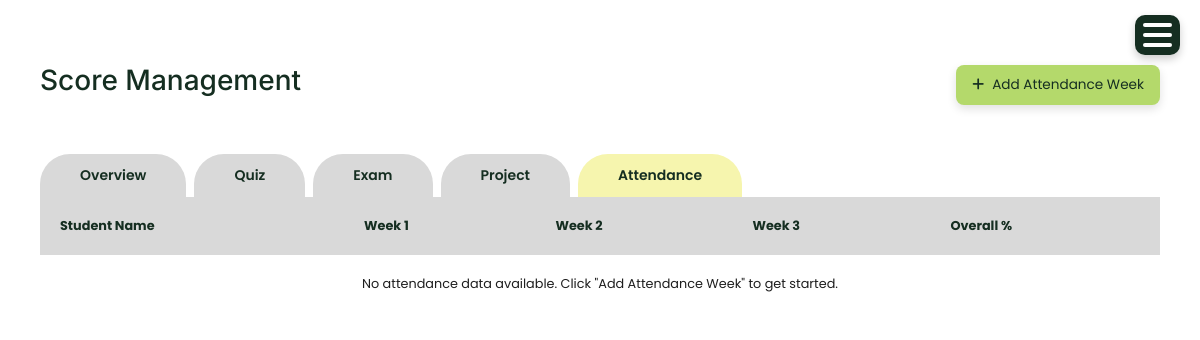
Before: /attendance/ (signed in) with the older database file.
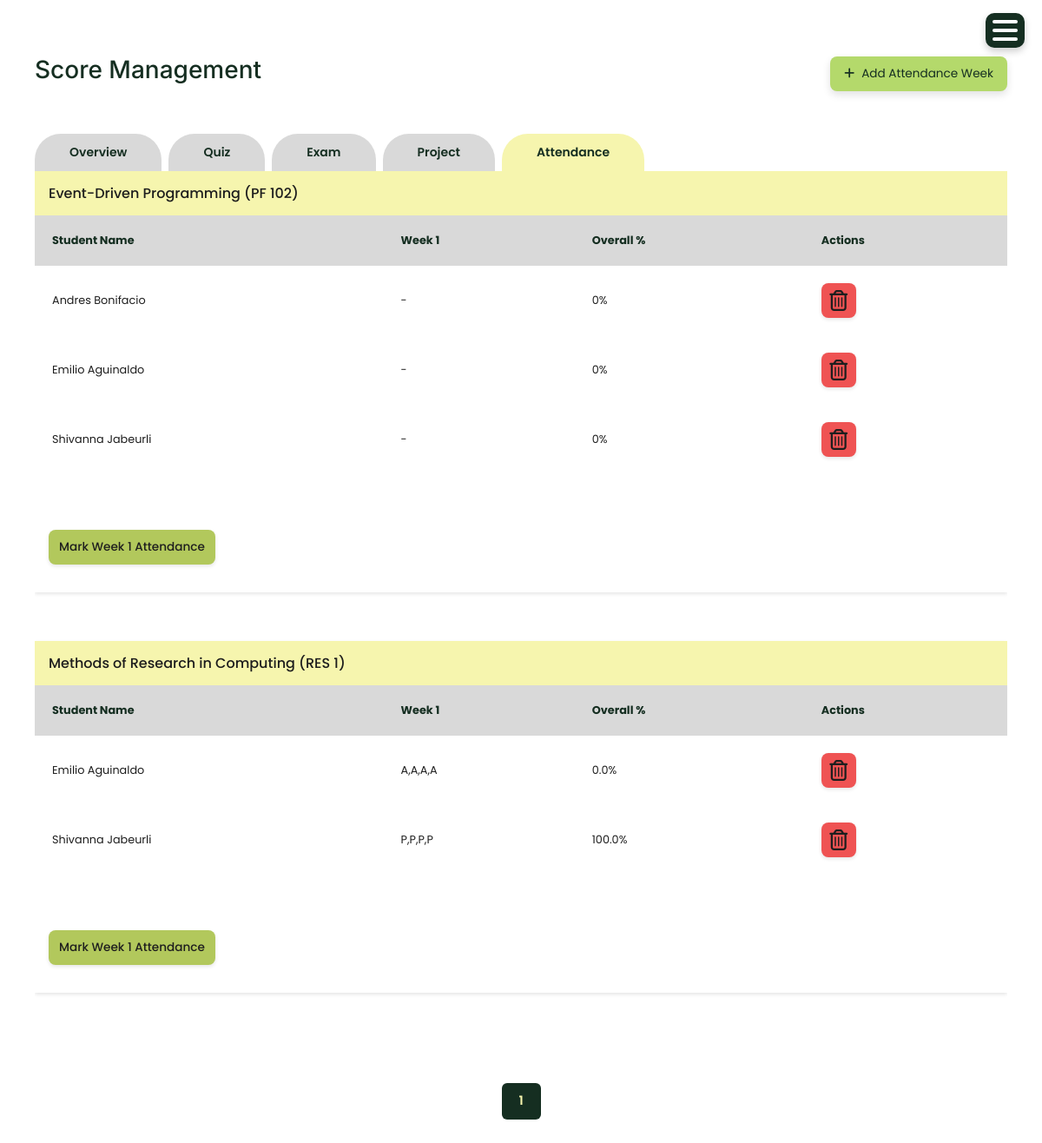
After: the same page with the newer database file.
### account/models.py (models this page shows, shortened)
class Subject(models.Model):
    code = models.CharField(max_length=20, default='DEFAULT_CODE')
    name = models.CharField(max_length=100)
    department = models.CharField(max_length=100)
    grade_level = models.CharField(max_length=10, choices=[
        ('Grade 7', 'Grade 7'),
        ('Grade 8', 'Grade 8'),
        ('Grade 9', 'Grade 9'),
        ('Grade 10', 'Grade 10')
    ], blank=True, null=True)
    status = models.CharField(max_length=10, choices=[('Active','Active'),('Inactive','Inactive')])

class WeeklyAttendanceSession(models.Model):
    subject = models.ForeignKey(Subject, on_delete=models.CASCADE, related_name='attendance_sessions')
    week_number = models.PositiveIntegerField()  # Week 1, Week 2, etc.
    week_start_date = models.DateField()
    week_end_date = models.DateField()
    sessions_per_week = models.PositiveIntegerField(default=4)  # Usually 4 sessions per week (M, T, W, Th)
    created_at = models.DateTimeField(auto_now_add=True)
    updated_at = models.DateTimeField(auto_now=True)
    class Meta:
        unique_together = ['subject', 'week_number']
        ordering = ['subject', 'week_number']

class StudentRecord(models.Model):
    STATUS_CHOICES = [
        ('active', 'Active'),
        ('inactive', 'Inactive'),
        ('graduated', 'Graduated'),
        ('transferred', 'Transferred'),
    ]
    SECTION_CHOICES = [
        ('Grade 7', 'Grade 7'),
        ('Grade 8', 'Grade 8'),
        ('Grade 9', 'Grade 9'),
        ('Grade 10', 'Grade 10'),
    ]
    GENDER_CHOICES = [
        ('Male', 'Male'),
        ('Female', 'Female'),
    ]
    student_id = models.PositiveIntegerField()
    fullname = models.CharField(max_length=100)
    grade_and_section = models.CharField(max_length=20, choices=SECTION_CHOICES, default='active')
    gender = models.CharField(max_length=20, choices=GENDER_CHOICES, default='active')
    age = models.PositiveIntegerField()
    address = models.CharField(max_length=200)
    parent = models.CharField(max_length=100)
    parent_contact = models.PositiveIntegerField()
    status = models.CharField(max_length=20, choices=STATUS_CHOICES, default='active')
    account_username = models.CharField(max_length=150, blank=True, null=True)

### account/views.py (the view, shortened to what this page needs)
# urls.py: path('attendance/', views.attendance, name='attendance'),
def attendance(request):
    subjects_with_sessions = Subject.objects.filter(
        attendance_sessions__isnull=False
    ).distinct().order_by('name')
    attendance_data = []
    for subject in subjects_with_sessions:
        assigned_subject = AssignedSubject.objects.filter(
            subject=subject,
            status='Active'
        ).first()
        if assigned_subject:
            grade_val = (assigned_subject.grade_level or '').strip()
            students_qs = StudentRecord.objects.filter(status='active')
            if grade_val:
                if ' - ' in grade_val or '-' in grade_val:
                    students_qs = students_qs.filter(grade_and_section__iexact=grade_val)
                else:
                    students_qs = students_qs.filter(grade_and_section__istartswith=grade_val)
            students = students_qs.order_by('fullname')
        else:
            students = StudentRecord.objects.filter(status='active').order_by('fullname')
        sessions = WeeklyAttendanceSession.objects.filter(subject=subject).order_by('week_number')
        weeks_list = list(sessions)
        student_rows = []
        for student in students:
            week_attendance = []
            overall_present = 0
            overall_total = 0
            for session in weeks_list:
                try:
                    record = WeeklyAttendanceRecord.objects.get(session=session, student=student)
                    sessions_list = [record.session_1, record.session_2, record.session_3, record.session_4]
                    present_count = sum(1 for s in sessions_list if s == 'P')
                    total_count = len([s for s in sessions_list if s and s != '-'])
                    week_percentage = round((present_count / total_count * 100), 2) if total_count > 0 else 0
                    summary = ','.join([s if s else '-' for s in sessions_list])
                    overall_present += present_count
                    overall_total += total_count
                    week_attendance.append({
                        'summary': summary,
                        'percentage': week_percentage,
                        'session_id': session.id
                    })
                except WeeklyAttendanceRecord.DoesNotExist:
                    week_attendance.append({
                        'summary': '-',
                        'percentage': 0,
                        'session_id': session.id
                    })
            overall_percentage = round((overall_present / overall_total * 100), 2) if overall_total > 0 else 0
            student_rows.append({
                'student': student,
                'week_attendance': week_attendance,
                'overall_percentage': overall_percentage
            })
        attendance_data.append({
            'subject': subject,
            'weeks': weeks_list,
            'student_rows': student_rows
        })
    page = request.GET.get('page', 1)
    per_page = 5  # Show 5 subjects per page to avoid screen overflow
    paginator = Paginator(attendance_data, per_page)
    try:
        page_obj = paginator.page(page)
    except:
        page_obj = paginator.page(1)
    return render(request, 'attendance.html', {
        'attendance_data': page_obj if page_obj else [],
        'page_obj': page_obj,
        'tab': 'attendance'
    })

### templates/attendance.html (shortened to what the changed rows need)
{% extends 'base.html' %}
{% load static %}
{% block content %}
<div class="container mt-4">
    <div class="user-folder-card">
        <div class="user-heading">
            <h2>Score Management</h2>
        </div>
        <div class="user-data-table">
            <div class="user-table-wrapper">
{% if attendance_data %}
    {% for data in page_obj %}
    <div class="mb-4">
        <h4>{{ data.subject.name }} ({{ data.subject.code }})</h4>
                            <div class="table-scroll">
                            <table class="user-table">
                                <thead>
                    <tr>
                        <th>Student Name</th>
                        {% for week in data.weeks %}
                            <th>Week {{ week.week_number }}</th>
                        {% endfor %}
                        <th>Overall %</th>
                        <th>Actions</th>
                    </tr>
                </thead>
                <tbody>
                    {% for row in data.student_rows %}
                    <tr>
                        <td>{{ row.student.fullname }}</td>
                        {% for week_att in row.week_attendance %}
                        <td>{{ week_att.summary }}</td>
                        {% endfor %}
                        <td>{{ row.overall_percentage }}%</td>
                        <td class="actions-cell">
                            <button type="button" class="btn-action-delete" onclick="if(confirm('Delete all attendance records for {{ row.student.fullname }}?')) deleteScores('attendance', {{ row.student.id }}, {{ data.subject.id }})">
                                <i class="fa-regular fa-trash-can"></i>
                            </button>
                        </td>
                    </tr>
                    {% empty %}
                    <tr>
                        <td colspan="{{ data.weeks|length|add:2 }}" class="text-center">No students found.</td>
                    </tr>
                    {% endfor %}
                </tbody>
            </table>
                            </div>
                            <div class="action-buttons" style="margin-top: 2rem;">
            {% for week in data.weeks %}
                                <a href="{% url 'mark_attendance' week.id %}" class="btn-action btn-action-edit">
                Mark Week {{ week.week_number }} Attendance
            </a>
            {% endfor %}
        </div>
    </div>
    {% endfor %}
    {% if page_obj %}
    <nav aria-label="Page navigation" class="mt-3">
        <ul class="pagination justify-content-center">
            {% for num in page_obj.paginator.page_range %}
                {% if page_obj.number == num %}
                    <li class="page-item active"><span class="page-link">{{ num }}</span></li>
                {% elif num > page_obj.number|add:'-3' and num < page_obj.number|add:'3' %}
                    <li class="page-item">
                        <a class="page-link" href="?page={{ num }}">{{ num }}</a>
                    </li>
                {% endif %}
            {% endfor %}
        </ul>
    </nav>
    {% endif %}
    {% else %}
                    <div class="table-scroll">
                    <table class="user-table">
        <thead>
            <tr>
                <th>Student Name</th>
                <th>Week 1</th>
                <th>Week 2</th>
                <th>Week 3</th>
                <th>Overall %</th>
            </tr>
        </thead>
        <tbody>
            <tr>
                <td colspan="6" class="text-center">No attendance data available. Click "Add Attendance Week" to get started.</td>
            </tr>
        </tbody>
    </table>
    </div>
                {% endif %}
        </div>
        </div>
    </div>
</div>
{% endblock %}

Changed rows visible on the page:
now on this page (row unchanged): Subject: subject.name "Event-Driven Programming", subject.code "PF 102"
added WeeklyAttendanceSession: week_number "1"
added StudentRecord: student.fullname "Andres Bonifacio", summary "-", overall_percentage "0", shown under "Event-Driven Programming"
added StudentRecord: student.fullname "Emilio Aguinaldo", summary "-" "A,A,A,A", overall_percentage "0", overall_percentage "0.0"
now on this page (row unchanged): StudentRecord: student.fullname "Shivanna Jabeurli", summary "-" "P,P,P,P", overall_percentage "0", overall_percentage "100.0"
now on this page (row unchanged): Subject: subject.name "Methods of Research in Computing", subject.code "RES 1"
added WeeklyAttendanceSession: week_number "1"
Other visible differences:
new list line: "1"
text no longer shown: "Student Name Week 1 Week 2 Week 3 Overall % No attendance data available. Click \"Add Attendance Week\" to get started."
